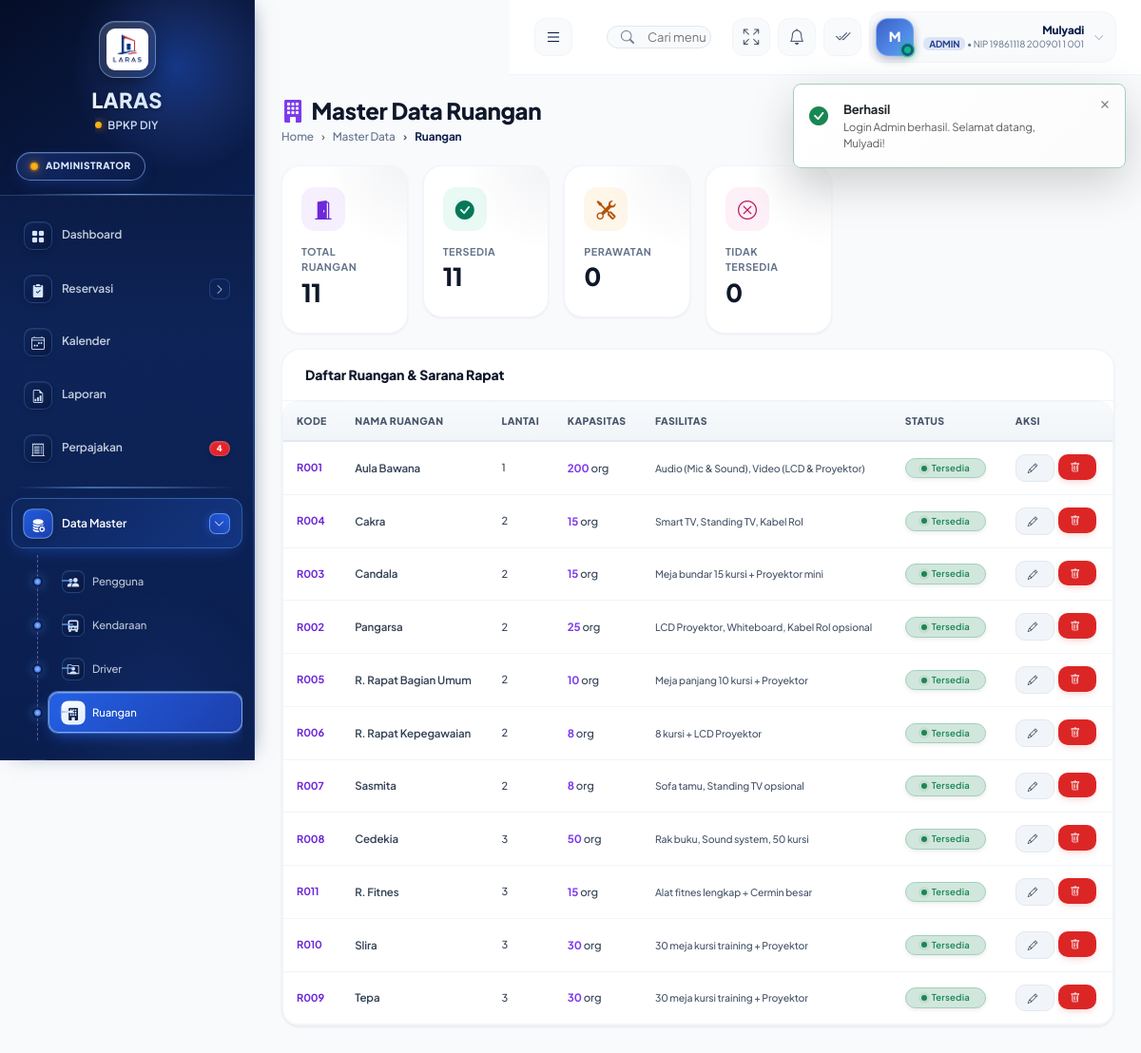
Page /master/ruangan.php (signed in) on the committed database.
### tables this page shows
CREATE TABLE `ruangan` (
  `id` int NOT NULL,
  `kode_ruangan` varchar(20) NOT NULL,
  `nama_ruangan` varchar(100) NOT NULL,
  `lantai` varchar(20) DEFAULT NULL,
  `kapasitas` int NOT NULL DEFAULT '10',
  `fasilitas` text,
  `status` enum('tersedia','tidak_tersedia','perawatan') NOT NULL DEFAULT 'tersedia',
  `foto` varchar(255) DEFAULT NULL,
  `created_at` timestamp NULL DEFAULT CURRENT_TIMESTAMP
);

### db.php (called while the page is built, shortened)
<?php
require_once __DIR__ . '/config.php';
class Database {
    private $host = DB_HOST;
    private $user = DB_USER;
    private $pass = DB_PASS;
    private $name = DB_NAME;
    private $conn;
    private static $instance = null;
    public function __construct() {
        try {
            $dsn = "mysql:host={$this->host};dbname={$this->name};charset=utf8mb4";
            $this->conn = new PDO($dsn, $this->user, $this->pass, [
                PDO::ATTR_ERRMODE => PDO::ERRMODE_EXCEPTION,
                PDO::ATTR_DEFAULT_FETCH_MODE => PDO::FETCH_ASSOC,
                PDO::ATTR_EMULATE_PREPARES => false
            ]);
        } catch (PDOException $e) {
            die('Koneksi database gagal: ' . $e->getMessage());
        }
    }
    public static function getInstance() {
        if (self::$instance === null) {
            self::$instance = new self();
        }
        return self::$instance;
    }
    public function query($sql, $params = []) {
        $stmt = $this->conn->prepare($sql);
        $stmt->execute($params);
        return $stmt;
    }
    public function fetchAll($sql, $params = []) {
        return $this->query($sql, $params)->fetchAll();
    }
}
function db() {
    return Database::getInstance();
}

### master/ruangan.php (the view, shortened to what this page needs)
<?php
require_once __DIR__ . '/../partials/header.php';
$ruangan = db()->fetchAll("SELECT * FROM ruangan ORDER BY lantai, nama_ruangan");
?>
<div class="page-header d-flex flex-wrap align-items-center justify-content-between" style="gap:12px">
    <div>
        <h4><i class="bi bi-building-fill me-2" style="color:#7c3aed"></i>Master Data Ruangan</h4>
        <nav class="breadcrumb">
            <a class="breadcrumb-item" href="<?= base_url('dashboard.php') ?>">Home</a>
            <a class="breadcrumb-item" href="#">Master Data</a>
            <span class="breadcrumb-item active">Ruangan</span>
        </nav>
    </div>
    <button class="btn btn-purple" data-bs-toggle="modal" data-bs-target="#tambahModal"><i class="bi bi-plus-lg"></i> Tambah Ruangan</button>
</div>
<div class="row g-3 mb-3">
    <?php
        $jml = [
            'total' => count($ruangan),
            'tersedia' => count(array_filter($ruangan, fn($k)=>$k['status']==='tersedia')),
            'perawatan' => count(array_filter($ruangan, fn($k)=>$k['status']==='perawatan')),
            'tidak' => count(array_filter($ruangan, fn($k)=>$k['status']==='tidak_tersedia'))
        ];
    ?>
    <div class="col-md-2 col-6"><div class="stat-card"><div class="stat-icon purple"><i class="bi bi-door-open-fill"></i></div><div class="stat-label">Total Ruangan</div><div class="stat-value"><?= $jml['total'] ?></div></div></div>
    <div class="col-md-2 col-6"><div class="stat-card"><div class="stat-icon green"><i class="bi bi-check-circle-fill"></i></div><div class="stat-label">Tersedia</div><div class="stat-value"><?= $jml['tersedia'] ?></div></div></div>
    <div class="col-md-2 col-6"><div class="stat-card"><div class="stat-icon amber"><i class="bi bi-tools"></i></div><div class="stat-label">Perawatan</div><div class="stat-value"><?= $jml['perawatan'] ?></div></div></div>
    <div class="col-md-2 col-6"><div class="stat-card"><div class="stat-icon pink"><i class="bi bi-x-circle"></i></div><div class="stat-label">Tidak Tersedia</div><div class="stat-value"><?= $jml['tidak'] ?></div></div></div>
</div>
<div class="card">
    <div class="card-header"><h6 class="card-title">Daftar Ruangan & Sarana Rapat</h6></div>
    <div class="card-body p-0">
        <div class="table-responsive">
            <table class="table table-sm mb-0">
                <thead><tr><th>Kode</th><th>Nama Ruangan</th><th>Lantai</th><th>Kapasitas</th><th>Fasilitas</th><th>Status</th><th>Aksi</th></tr></thead>
                <tbody>
                    <?php foreach ($ruangan as $r): ?>
                    <tr>
                        <td style="font-weight:700;color:#6d28d9;font-size:11px"><?= $r['kode_ruangan'] ?></td>
                        <td style="font-weight:600;font-size:11.5px"><?= $r['nama_ruangan'] ?></td>
                        <td style="font-size:11px"><?= $r['lantai'] ?></td>
                        <td><strong style="color:#7c3aed"><?= $r['kapasitas'] ?></strong> org</td>
                        <td style="font-size:10.5px;max-width:280px;line-height:1.45;color:#475569"><?= $r['fasilitas'] ?: '-' ?></td>
                        <td><?= status_badge($r['status']) ?></td>
                        <td>
                            <div class="d-flex gap-1">
                                <button class="btn btn-sm btn-secondary" onclick='editR(<?= json_encode($r, JSON_NUMERIC_CHECK) ?>)'><i class="bi bi-pencil"></i></button>
                                <form method="POST" action="<?= base_url('master/ruangan.php') ?>" onsubmit="return confirm('Hapus ruangan ini?')" style="display:inline">
                                    <button class="btn btn-sm btn-danger"><i class="bi bi-trash"></i></button>
                                </form>
                            </div>
                        </td>
                    </tr>
                    <?php endforeach; ?>
                </tbody>
            </table>
        </div>
    </div>
</div>
<?php require_once __DIR__ . '/../partials/footer.php' ?>

### config.php (shortened to what this page needs)
<?php
function base_url($path = '') {
    $b = rtrim(BASE_URL, '/') . '/';
    $p = ltrim((string)$path, '/');
    $full = $b . $p;
    $full = preg_replace('#(?<!:)(/)/+#', '$1', $full);
    $full = preg_replace('#(/[^/]+/)\1+#', '$1', $full);
    return $full;
}
function get_flash($key) {
    $k = 'flash_' . $key;
    if (isset($_SESSION[$k])) {
        $msg = $_SESSION[$k];
        return $msg;
    }
    return null;
}
function status_badge($status) {
    $map = [
        'pending'         => ['bg' => 'warning',       'label' => 'Menunggu Approval'],
        'disetujui'       => ['bg' => 'success',       'label' => 'Disetujui'],
        'ditolak'         => ['bg' => 'danger',        'label' => 'Ditolak'],
        'selesai'         => ['bg' => 'primary',       'label' => 'Selesai'],
        'dibatalkan'      => ['bg' => 'secondary',     'label' => 'Dibatalkan'],
        'tersedia'        => ['bg' => 'success',       'label' => 'Tersedia'],
        'digunakan'       => ['bg' => 'primary',       'label' => 'Sedang Digunakan'],
        'perawatan'       => ['bg' => 'warning',       'label' => 'Perawatan'],
        'tidak_tersedia'  => ['bg' => 'danger',        'label' => 'Tidak Tersedia']
    ];
    $bg = $map[$status]['bg'];
    return '<span class="badge status-badge text-' . $bg . ' bg-' . $bg . '-subtle border border-' . $bg . '-subtle rounded-pill px-3 py-1.5 fw-semibold shadow-sm">' . $map[$status]['label'] . '</span>';
}

### rows in the picture
ruangan: kode_ruangan "R001", nama_ruangan "Aula Bawana", lantai "1", kapasitas "200", fasilitas "Audio (Mic & Sound), Video (LCD & Proyektor)", status "Tersedia"
ruangan: kode_ruangan "R004", nama_ruangan "Cakra", lantai "2", kapasitas "15", fasilitas "Smart TV, Standing TV, Kabel Rol", status "Tersedia"
ruangan: kode_ruangan "R003", nama_ruangan "Candala", lantai "2", kapasitas "15", fasilitas "Meja bundar 15 kursi + Proyektor mini", status "Tersedia"
ruangan: kode_ruangan "R002", nama_ruangan "Pangarsa", lantai "2", kapasitas "25", fasilitas "LCD Proyektor, Whiteboard, Kabel Rol opsional", status "Tersedia"
ruangan: kode_ruangan "R005", nama_ruangan "R. Rapat Bagian Umum", lantai "2", kapasitas "10", fasilitas "Meja panjang 10 kursi + Proyektor", status "Tersedia"
ruangan: kode_ruangan "R006", nama_ruangan "R. Rapat Kepegawaian", lantai "2", kapasitas "8", fasilitas "8 kursi + LCD Proyektor", status "Tersedia"
ruangan: kode_ruangan "R007", nama_ruangan "Sasmita", lantai "2", kapasitas "8", fasilitas "Sofa tamu, Standing TV opsional", status "Tersedia"
ruangan: kode_ruangan "R008", nama_ruangan "Cedekia", lantai "3", kapasitas "50", fasilitas "Rak buku, Sound system, 50 kursi", status "Tersedia"
ruangan: kode_ruangan "R011", nama_ruangan "R. Fitnes", lantai "3", kapasitas "15", fasilitas "Alat fitnes lengkap + Cermin besar", status "Tersedia"
ruangan: kode_ruangan "R010", nama_ruangan "Slira", lantai "3", kapasitas "30", fasilitas "30 meja kursi training + Proyektor", status "Tersedia"
ruangan: kode_ruangan "R009", nama_ruangan "Tepa", lantai "3", kapasitas "30", fasilitas "30 meja kursi training + Proyektor", status "Tersedia"

### other values in the picture
APP_NAME "LARAS"
APP_INSTANSI_SHORT "BPKP DIY"
$count_pajak_alert "4"
$c[2] "Pengguna"
$c[2] "Kendaraan"
$c[2] "Driver"
$c[2] "Ruangan"
substr($user['nama'] ?? 'U', 0, 1) "M"
$user['nama'] "Mulyadi"
$user['role'] "ADMIN"
$user['nip'] "19861118 200901 1 001"
$jml['total'] "11"
$jml['tersedia'] "11"
$jml['perawatan'] "0"
$jml['tidak'] "0"
